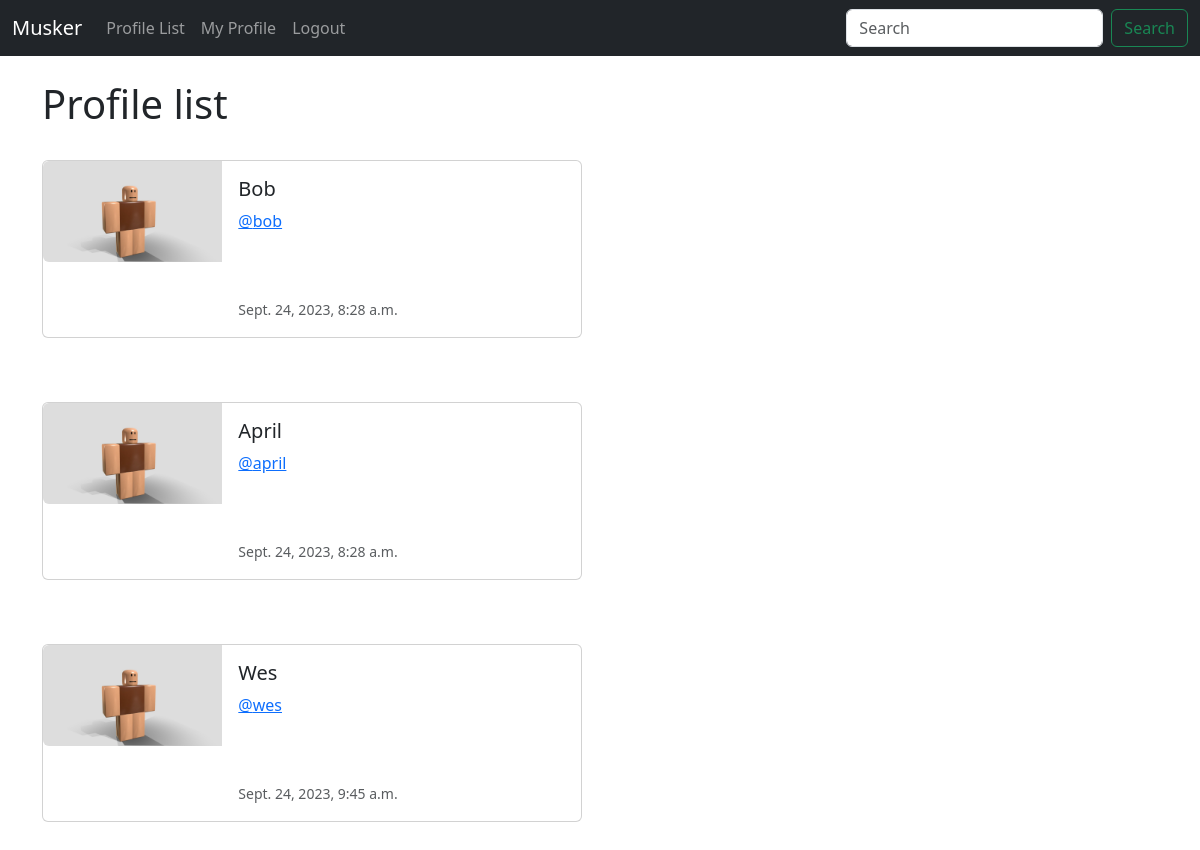
Screenshot of /profile_list/ (signed in) with the database file from the repository.
### musker/models.py (models this page shows, shortened)
class Profile(models.Model):
    user = models.OneToOneField(User, on_delete=models.CASCADE)
    follows = models.ManyToManyField("self",
        related_name="followed_by",
        symmetrical=False,
        blank=True)
    date_modified = models.DateTimeField(User, auto_now=True)

### musker/views.py (the view)
# urls.py: path('profile_list/', views.profile_list, name="profile_list"),
def profile_list(request):
    if request.user.is_authenticated:
        profiles = Profile.objects.exclude(user=request.user)
        return render(request, 'profile_list.html', {"profiles":profiles})
    else:
        messages.success(request, ("You need to log in."))
        return redirect('home')

### musker/templates/profile_list.html
{% extends 'base.html' %}
{% load static %}
{% block content %}
    <h1>Profile list</h1>
<br/>
{% if profiles %}
    {% for profile in profiles %}
    <div class="card mb-3" style="max-width: 540px;">
        <div class="row g-0">
          <div class="col-md-4">
            <img src="{% static 'images/default.jpeg' %}" class="img-fluid rounded-start" alt=".">
          </div>
          <div class="col-md-8">
            <div class="card-body">
              <h5 class="card-title">{{ profile.user.username }}</h5>
              <p class="card-text"><a href="{% url 'profile' profile.user.id %}">@{{ profile.user.username|lower }}</a></p>
              <br/><br/>
              <p class="card-text"><small class="text-body-secondary">{{ profile.date_modified}}</small></p>
            </div>
          </div>
        </div>
      </div>
      <br/><br/>
    {% endfor %}
{% endif %}
{% endblock %}

### rows the page displays
Profile: user.username "Bob", user.username "bob", date_modified "Sept. 24, 2023, 8:28 a.m."
Profile: user.username "April", user.username "april", date_modified "Sept. 24, 2023, 8:28 a.m."
Profile: user.username "Wes", user.username "wes", date_modified "Sept. 24, 2023, 9:45 a.m."
